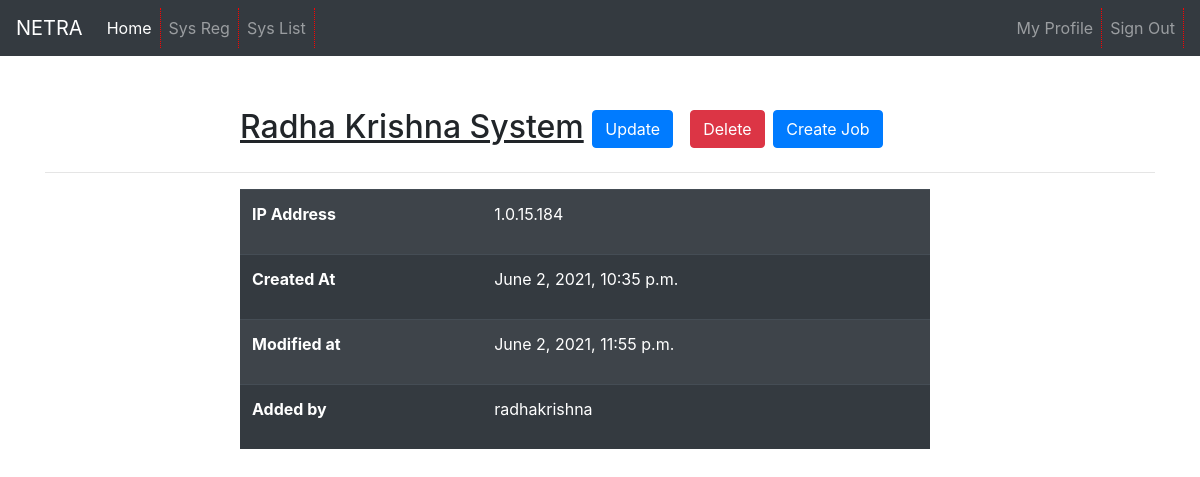
The page /netra/systemdetail/1/ (signed in) on the database its author committed.
### nrscnetra/models.py (models this page shows, shortened)
class System(models.Model):
    title = models.CharField(max_length = 200)
    ip_address= models.CharField(max_length=40,unique=True,blank=False,null=False)
    added_by = models.ForeignKey(
        User,
        on_delete=models.CASCADE,
    )
    created_date = models.DateTimeField(auto_now_add=True)
    modified_date = models.DateTimeField(auto_now=True)
    system_id = models.AutoField(primary_key=True)

### facedoc/users/models.py (models this page shows, shortened)
class User(AbstractUser):
    name = CharField(_("Name of User"), blank=True, max_length=255)
    first_name = None  # type: ignore
    last_name = None  # type: ignore

### nrscnetra/views.py (the view)
# urls.py: url(r'^systemdetail/(?P<pk>\d+)/$', views.SystemDetail.as_view(), name='systemdetail'),
class SystemDetail(LoginRequiredMixin,DetailView):
    model=System
    template_name = "nrscnetra/systems/detail.html"
    def get_queryset(self):
        return System.objects.filter(added_by=self.request.user,pk=self.kwargs['pk'])

### facedoc/utils/context_processors.py (called while the page is built)
def settings_context(_request):
    return {
        "DEBUG": settings.DEBUG,
        "PROJECT_NAME":settings.PROJECT_NAME }

### facedoc/templates/nrscnetra/systems/detail.html
{% extends "base.html" %}
{% block content %}
<div class="container center-form row">
    <div class="col-md-2"></div>
    <div class="col-md-8">
        <h2>
            <u>{{ object.title }}</u>
            <a type="button" class="btn btn-primary" href="{% url 'netra:systemupdate' object.system_id  %}" >Update</a>
            &nbsp;<a type="button" href="{% url 'netra:systemdelete' object.system_id  %}" class="btn btn-danger" style="color:white;">Delete</a>
            <a type="button" class="btn btn-primary" href="{% url 'netra:jobregister' object.system_id  %}" >Create Job</a>
        </h2>
    </div>
    <div class="col-md-2"></div>
</div>
<hr/>
<div class="container  row">
    <div class="col-md-2"></div>
    <div class="col-md-8">
        <table class="table table-dark table-striped">
            <tbody>
                <tr>
                    <th>IP Address</th>
                    <td><p>{{ object.ip_address }}</p></td>
                </tr>
                <tr>
                    <th>Created At</th>
                    <td><p>{{ object.created_date }}</p></td>
                </tr>
                <tr>
                    <th>Modified at</th>
                    <td><p>{{ object.modified_date }}</p></td>
                </tr>
                <tr>
                    <th>Added by</th>
                    <td><p>{{ object.added_by }}</p></td>
                </tr>
            </tbody>
        </table>
    </div>
    <div class="col-md-2"></div>
</div>
{% endblock content %}

### facedoc/static/css/project.css (style rules this page uses)
.center-form { padding-top:3em; }

### rows shown on the page
System: title "Radha Krishna System", ip_address "1.0.15.184", created_date "June 2, 2021, 10:35 p.m.", modified_date "June 2, 2021, 11:55 p.m.", added_by "radhakrishna"

### other values the page prints
{{ PROJECT_NAME }} "NETRA"
